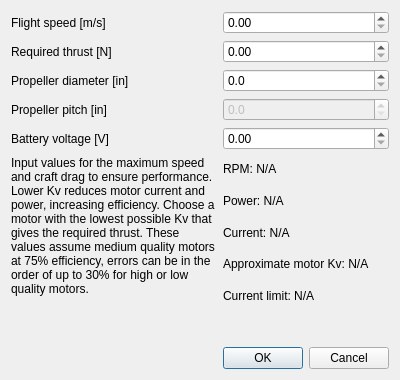
<?xml version="1.0" encoding="UTF-8"?>
<ui version="4.0">
 <class>Dialog</class>
 <widget class="QDialog" name="Dialog">
  <property name="geometry">
   <rect>
    <x>0</x>
    <y>0</y>
    <width>400</width>
    <height>380</height>
   </rect>
  </property>
  <property name="windowTitle">
   <string>Fixed wing Kv selection</string>
  </property>
  <layout class="QGridLayout" name="gridLayout">
   <item row="0" column="0">
    <widget class="QLabel" name="label_2">
     <property name="text">
      <string>Flight speed [m/s]</string>
     </property>
    </widget>
   </item>
   <item row="0" column="1" colspan="2">
    <widget class="QDoubleSpinBox" name="doubleSpinBox_vel"/>
   </item>
   <item row="11" column="1" colspan="2">
    <widget class="QDialogButtonBox" name="buttonBox">
     <property name="orientation">
      <enum>Qt::Horizontal</enum>
     </property>
     <property name="standardButtons">
      <set>QDialogButtonBox::Cancel|QDialogButtonBox::Ok</set>
     </property>
    </widget>
   </item>
   <item row="5" column="1" colspan="2">
    <widget class="QLabel" name="label_RPM">
     <property name="text">
      <string>RPM: N/A</string>
     </property>
    </widget>
   </item>
   <item row="9" column="1" colspan="2">
    <widget class="QLabel" name="label_Imax">
     <property name="text">
      <string>Current limit: N/A</string>
     </property>
    </widget>
   </item>
   <item row="6" column="1" colspan="2">
    <widget class="QLabel" name="label_P">
     <property name="text">
      <string>Power: N/A</string>
     </property>
    </widget>
   </item>
   <item row="4" column="1" colspan="2">
    <widget class="QDoubleSpinBox" name="doubleSpinBox_V"/>
   </item>
   <item row="2" column="1" colspan="2">
    <widget class="QDoubleSpinBox" name="doubleSpinBox_propD">
     <property name="decimals">
      <number>1</number>
     </property>
    </widget>
   </item>
   <item row="4" column="0">
    <widget class="QLabel" name="label">
     <property name="text">
      <string>Battery voltage [V]</string>
     </property>
    </widget>
   </item>
   <item row="8" column="1">
    <widget class="QLabel" name="label_Kv">
     <property name="text">
      <string>Approximate motor Kv: N/A</string>
     </property>
    </widget>
   </item>
   <item row="2" column="0">
    <widget class="QLabel" name="label_prop_name">
     <property name="text">
      <string>Propeller diameter [in]</string>
     </property>
    </widget>
   </item>
   <item row="3" column="1" colspan="2">
    <widget class="QDoubleSpinBox" name="doubleSpinBox_propP">
     <property name="enabled">
      <bool>false</bool>
     </property>
     <property name="decimals">
      <number>1</number>
     </property>
     <property name="value">
      <double>0.000000000000000</double>
     </property>
    </widget>
   </item>
   <item row="3" column="0">
    <widget class="QLabel" name="label_7">
     <property name="text">
      <string>Propeller pitch [in]</string>
     </property>
    </widget>
   </item>
   <item row="7" column="1">
    <widget class="QLabel" name="label_I">
     <property name="text">
      <string>Current: N/A</string>
     </property>
    </widget>
   </item>
   <item row="5" column="0" rowspan="7">
    <widget class="QLabel" name="label_4">
     <property name="text">
      <string>Input values for the maximum speed and craft drag to ensure performance. Lower Kv reduces motor current and power, increasing efficiency. Choose a motor with the lowest possible Kv that gives the required thrust. These values assume medium quality motors at 75% efficiency, errors can be in the order of up to 30% for high or low quality motors.</string>
     </property>
     <property name="alignment">
      <set>Qt::AlignLeading|Qt::AlignLeft|Qt::AlignTop</set>
     </property>
     <property name="wordWrap">
      <bool>true</bool>
     </property>
    </widget>
   </item>
   <item row="1" column="0">
    <widget class="QLabel" name="label_3">
     <property name="text">
      <string>Required thrust [N]</string>
     </property>
    </widget>
   </item>
   <item row="1" column="1" colspan="2">
    <widget class="QDoubleSpinBox" name="doubleSpinBox_Th"/>
   </item>
  </layout>
 </widget>
 <tabstops>
  <tabstop>doubleSpinBox_propD</tabstop>
  <tabstop>doubleSpinBox_propP</tabstop>
  <tabstop>doubleSpinBox_V</tabstop>
 </tabstops>
 <resources/>
 <connections>
  <connection>
   <sender>buttonBox</sender>
   <signal>accepted()</signal>
   <receiver>Dialog</receiver>
   <slot>accept()</slot>
   <hints>
    <hint type="sourcelabel">
     <x>248</x>
     <y>254</y>
    </hint>
    <hint type="destinationlabel">
     <x>157</x>
     <y>274</y>
    </hint>
   </hints>
  </connection>
  <connection>
   <sender>buttonBox</sender>
   <signal>rejected()</signal>
   <receiver>Dialog</receiver>
   <slot>reject()</slot>
   <hints>
    <hint type="sourcelabel">
     <x>316</x>
     <y>260</y>
    </hint>
    <hint type="destinationlabel">
     <x>286</x>
     <y>274</y>
    </hint>
   </hints>
  </connection>
 </connections>
</ui>
